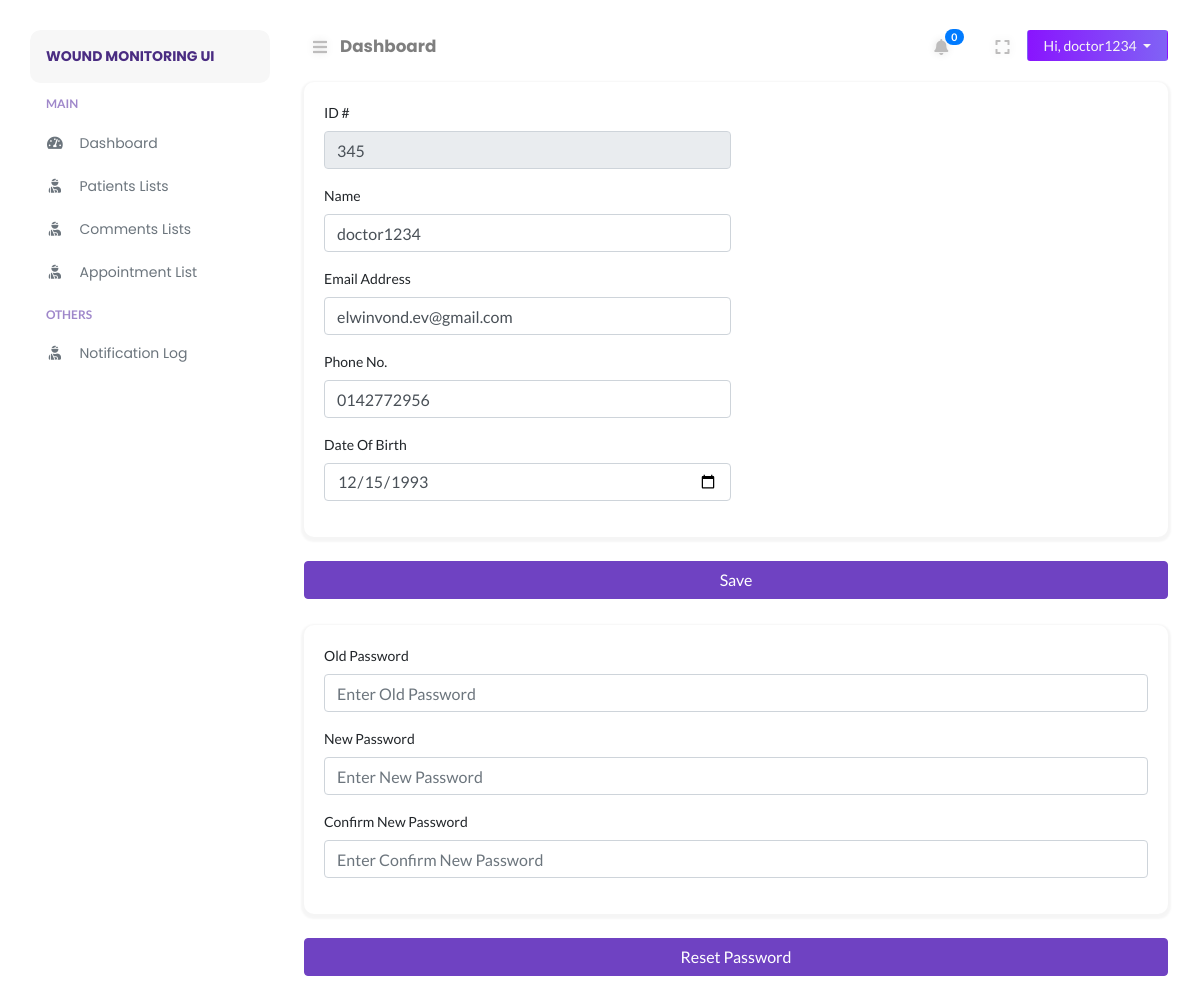
The app's page /doctor/profile.php (signed in) with its own data.
### tables this page shows
CREATE TABLE `user_master` (
  `m_id` int(11) NOT NULL,
  `m_name` longtext NOT NULL,
  `m_identity` longtext DEFAULT NULL,
  `m_regis_id` varchar(255) DEFAULT NULL,
  `m_gender` varchar(45) DEFAULT NULL,
  `m_type` varchar(45) NOT NULL COMMENT 'p: patient\\nd: doctor\\ndop: department of pathology\\n',
  `password` longtext NOT NULL,
  `flag` int(11) NOT NULL DEFAULT 1 COMMENT '0: do not show (meaning delete from user perspective)\\\\n1: show',
  `email` longtext NOT NULL,
  `phone` longtext NOT NULL,
  `doctor_inCharge` int(11) NOT NULL DEFAULT 0,
  `m_dob` date DEFAULT NULL,
  `m_age` varchar(255) DEFAULT NULL,
  `m_address` varchar(255) DEFAULT NULL,
  `m_city` varchar(255) DEFAULT NULL,
  `m_state` varchar(255) DEFAULT NULL,
  `m_zipcode` varchar(255) DEFAULT NULL,
  `token` longtext NOT NULL,
  `tokenExpire` datetime DEFAULT NULL,
  `created_at` datetime NOT NULL,
  `updated_at` datetime NOT NULL
);

### doctor/includes/path.inc.php (called while the page is built, shortened)
<?php
switch ($_SERVER["SCRIPT_NAME"]) {
    default:
        $CURRENT_PAGE = "Dashboard";
        break;
}

### doctor/includes/session.inc.php (called while the page is built, shortened)
<?php
    $sess_id = $_SESSION["d_sess_id"];
    $doctorstmt = $conn->prepare("SELECT * FROM user_master WHERE m_id = ?");
    $doctorstmt->bind_param("i", $sess_id);
    $doctorstmt->execute();
    $doctor_result = $doctorstmt->get_result();
    $doctor_row = $doctor_result->fetch_assoc();

### doctor/profile.php (the view, shortened to what this page needs)
<?php
require_once('../config/autoload.php');
require_once('./includes/session.inc.php');
require_once('./includes/path.inc.php');
?>
<!DOCTYPE html>
<html lang="en">
<head>
</head>
<body>
    <div class="page-content" id="content">
        <?php include HEADER; ?>
        <div class="row">
            <div class="col-12">
                <form name="regform" method="POST" action="<?php echo htmlspecialchars($_SERVER["REQUEST_URI"]); ?>" autocomplete="off">
                    <div class="card">
                        <div class="card-body">
                            <div class="form-row">
                                <div class="form-group col-md-6">
                                    <label for="inputAdminID">ID #</label>
                                    <input type="text" name="inputAdminID" class="form-control" id="inputAdminID" value="<?php echo $doctor_row["m_regis_id"]; ?>" disabled>
                                </div>
                            </div>
                            <div class="form-row">
                                <div class="form-group col-md-6">
                                    <label for="inputFirstName">Name</label>
                                    <input type="text" name="inputName" class="form-control" id="inputName" placeholder="Enter Name" value="<?php echo $doctor_row["m_name"]; ?>">
                                </div>
                            </div>
                            <div class="form-row">
                                <div class="form-group col-md-6">
                                    <label for="inputEmailAddress">Email Address</label>
                                    <input type="email" name="inputEmailAddress" class="form-control" id="inputEmailAddress" placeholder="Enter Email Address" value="<?php echo $doctor_row["email"]; ?>">
                                </div>
                            </div>
                            <div class="form-row">
                                <div class="form-group col-md-6">
                                    <label for="inputPhone">Phone No.</label>
                                    <input type="text" name="inputPhone" class="form-control" id="inputPhone" placeholder="Enter Phone No." value="<?php echo $doctor_row["phone"]; ?>" required>
                                </div>
                            </div>
                            <div class="form-row">
                                <div class="form-group col-md-6">
                                    <label for="inputDOB">Date Of Birth</label>
                                    <input type="date" name="inputDOB" class="form-control" id="inputDOB" placeholder="Enter Date Of birth" value="<?php echo $doctor_row["m_dob"]; ?>" required>
                                </div>
                            </div>
                        </div>
                    </div>
                    <div class="mb-3 mt-3">
                        <button type="submit" class="btn btn-primary btn-block" name="savebtn">Save</button>
                    </div>
                </form>
            </div>
        </div>
        <div class="row">
            <div class="col-12">
                <form name="resetform" method="POST" action="<?php echo htmlspecialchars($_SERVER["REQUEST_URI"]); ?>" autocomplete="off">
                    <div class="card">
                        <div class="card-body">
                            <div class="form-group">
                                <label for="inputOldPassword">Old Password</label>
                                <input type="password" name="inputOldPassword" class="form-control" id="inputOldPassword" placeholder="Enter Old Password">
                            </div>
                            <div class="form-group">
                                <label for="inputNewPassword">New Password</label>
                                <input type="password" name="inputNewPassword" class="form-control" id="inputNewPassword" placeholder="Enter New Password">
                            </div>
                            <div class="form-group">
                                <label for="inputConfirmPassword">Confirm New Password</label>
                                <input type="password" name="inputConfirmPassword" class="form-control" id="inputConfirmPassword" placeholder="Enter Confirm New Password">
                            </div>
                        </div>
                    </div>
                    <div class="md-3 mt-3">
                        <button type="submit" class="btn btn-primary btn-block" name="resetbtn">Reset Password</button>
                    </div>
                </form>
            </div>
        </div>
    </div>
</body>
</html>

### doctor/layouts/nav_header.php (shortened to what this page needs)
<nav class="navbar navbar-header mb-2">
    <ul class="nav mr-auto">
        <li class="nav-item">
            <button class="btn btn-sm btn-expand" id="sidebarCollapse"><i class="fa fa-bars"></i></button>
        </li>
        <li class="nav-item nav-title">
            <a href="<?php echo $_SERVER["REQUEST_URI"]; ?>"><?php echo $CURRENT_PAGE; ?></a>
        </li>
    </ul>
    <ul class="nav ml-auto">
        <li class="nav-item mr-2">
            <div style="display: inline-block;">
                <button class="btn btn-sm btn-expand" id="notification_button" data-toggle="dropdown" aria-haspopup="true" aria-expanded="false"><i class="fa fa-bell"></i> </button>
                <span class="badge badge-pill badge-primary" style="position: relative; right: 15px; top: -10px;">
                    <?php
                    $notification_count = 0;
                    if ($notification_count < 100) {
                        echo $notification_count;
                    } else {
                        echo '99+';
                    }
                    ?>
                </span>
            </div>
        </li>
        <li class="nav-item mr-2">
            <button class="btn btn-sm btn-expand" id="full-view"><i class="fa fa-expand"></i></button>
        </li>
        <li class="nav-item">
            <div class="btn-group">
                <button type="button" class="btn btn-sm dropdown-toggle btn-profile px-3" data-toggle="dropdown" aria-haspopup="true" aria-expanded="false">
                    Hi, <?php echo $doctor_row["m_name"]; ?>
                </button>
            </div>
        </li>
    </ul>
</nav>

### assets/css/typography.css (style rules this page uses)
body { font-size: 14px; font-family: 'Lato', sans-serif; }
a, a:visited { text-decoration: none; transition: all 0.3s ease-in-out; -webkit-transition: all 0.3s ease-in-out; -moz-transition: all 0.3s ease-in-out; -o-transition: all 0.3s ease-in-out; outline: 0; font-family: 'Poppins', 'Helvetica', sans-serif; }
ul, ol { margin-bottom: 0px; margin-top: 0px; padding: 0; }
ul { margin: 0; list-style-type: none; }
button { cursor: pointer; outline: none!important; letter-spacing: 0; }

### assets/css/default.css (style rules this page uses)
.navbar-header { padding: 0 !important; }
.nav-title { padding-top: 4px; margin-left: 4px; }
.nav-title a { font-weight: bold; font-size: 1.05rem; color: rgba(0, 0, 0, .5); }
.btn-profile { background: linear-gradient(to right, #8914fe 0%, #8063f5 100%); color: #f5f5f5; }
button.btn-expand { font-size: 16px !important; color: #bdbcbc; vertical-align: middle; text-shadow: 0 0 8px rgba(0, 0, 0, 0.12); -webkit-transition: color 0.3s ease 0s; transition: color 0.3s ease 0s; }
button#full-view { display: inline-block; }
body { overflow-x: hidden; background: #fff; }
.page-content { width: calc(100% - 15rem); margin-left: 16rem; transition: all 0.4s; padding: 1.9rem 3rem; }
:root { --primary-color: #6F42C2; }
.btn-primary { color: #fff; background-color: #6F42C2 !important; border-color: #6F42C2 !important; }
.card { margin: 10px 0; border-radius: 10px !important; border: 0; margin-bottom: 1.5rem; box-shadow: 0 2px 2px 3px rgba(0, 0, 0, .04); transition: all .2s ease-in-out; }

### assets/css/login.css (style rules this page uses)
html { min-height: 100%; position: relative; }

### records on screen
user_master: m_name "doctor1234", inputAdminID "345", inputName "doctor1234", inputEmailAddress "elwinvond.ev@gmail.com", inputPhone "0142772956", inputDOB "12/15/1993"

### other values on screen
$BRAND_NAME "WOUND MONITORING UI"
$CURRENT_PAGE "Dashboard"
$notification_count "0"
